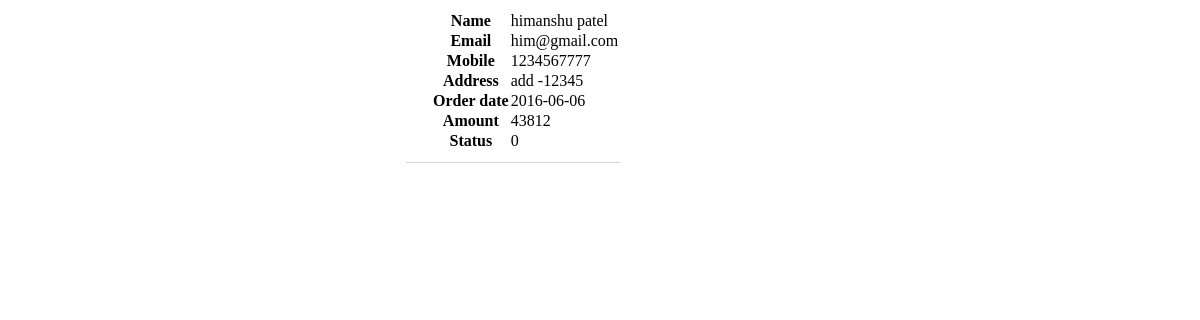
/cod_details.php?t=1, run on the app's committed database.
### tables this page shows
CREATE TABLE IF NOT EXISTS `user_regi` (
  `uid` int(11) NOT NULL AUTO_INCREMENT,
  `fname` varchar(80) NOT NULL,
  `lname` varchar(50) NOT NULL,
  `gender` varchar(1) NOT NULL,
  `dob` date NOT NULL,
  `uname` varchar(80) NOT NULL,
  `uemail` varchar(80) NOT NULL,
  `upass` varchar(20) NOT NULL,
  `address` text NOT NULL,
  `state` varchar(50) NOT NULL,
  `pincode` int(6) NOT NULL,
  `mob` int(10) NOT NULL,
  `uimg` varchar(100) NOT NULL,
  UNIQUE KEY `uid` (`uid`)
);

CREATE TABLE IF NOT EXISTS `cod` (
  `codid` int(11) NOT NULL AUTO_INCREMENT,
  `orderid` int(11) NOT NULL,
  `payid` int(11) NOT NULL,
  `amount` int(11) NOT NULL,
  `status` varchar(11) NOT NULL,
  `date_time` bigint(20) NOT NULL,
  `dil_date` bigint(20) DEFAULT NULL,
  PRIMARY KEY (`codid`)
);

CREATE TABLE IF NOT EXISTS `order` (
  `orderid` int(11) NOT NULL AUTO_INCREMENT,
  `userid` int(11) NOT NULL,
  `no_of_item` int(11) NOT NULL,
  `date_time` bigint(20) NOT NULL,
  `status` varchar(20) NOT NULL,
  `payid` int(11) NOT NULL,
  `returnrq` int(11) DEFAULT NULL,
  PRIMARY KEY (`orderid`)
);

### cod_details.php (the view, shortened to what this page needs)
<link rel="stylesheet" href="style.css" type="text/css" />
<?php
include("dbconnect.php");
$a=$_REQUEST['t'];
$oc1=mysqli_query($con,"select payment.paymode,payment.amount,`order`.date_time,`order`.`status`,`order`.userid from payment left join `order` on `order`.payid=payment.payid where `order`.orderid=$a");
$oc=mysqli_fetch_array($oc1);
if($oc[0]=="cod")
{
$o1=mysqli_query($con,"select `order`.date_time,`order`.userid,cod.amount,cod.`status` from `order` left join cod on `order`.orderid=cod.orderid where `order`.orderid=$a");
$o=mysqli_fetch_array($o1);
}
echo "<div class='uli'><ul><li>";
	echo"<table><tr>";
	$u1=mysqli_query($con,"select fname,lname,uemail,address,pincode,mob from user_regi where uid=$oc[4]");
	$u=mysqli_fetch_array($u1);
	echo "<th>Name</th><td>$u[0]&nbsp;$u[1]</td></tr>";
	echo "<tr><th>Email</th><td>$u[2]</td></tr>";
	echo "<tr><th>Mobile</th><td>$u[5]</td></tr>";
	echo "<tr><th>Address</th><td>$u[3]&nbsp;-$u[4]</td></tr>";
	if($oc[0]=="cod")
	{
	echo "<tr><th>Order date</th><td>".date("Y-m-d",$o[0])."</td></tr>";
	echo "<tr><th>Amount</th><td>$o[2]</td></tr>";
	if($o[3]=='pending')
	{
	echo "<tr><th>Status</th><td><select name='status' id='st'>";
	if($o[3]=='pending')
	{
    echo "<option value='pending' selected='selected'>pending</option>";
	}
	else
	{
		echo "<option value='pending'>pending</option>";
	}
	if($o[3]=='delivered')
	{
	echo "<option value='delivered' selected='selected'>delivered</option>";
	}
	else
	{
			echo "<option value='delivered'>delivered</option>";
	}
	if($o[3]=='rejected')
	{
	echo "<option value='rejected' selected='selected'>rejected</option>";
	}
	else
	{
		echo "<option value='rejected'>rejected</option>";
	}
	echo "</select><tr><td><input type='hidden' value='$a' name='a' id='h'><input type='button' onclick='s();' value='submit'></td></tr>";
	}
	else
	{
		echo "<tr><th>Status</th><td>$o[3]</td></tr>";
	}
	}
echo "</li></ul></div>";
?>

### style.css (style rules this page uses)
* { margin:auto; padding:0px; margin: 0px; }
.uli { float: left; align-content: center; align-self: center; margin-left: 33%; }
.uli ul { list-style: none; }
.uli ul li { margin: 10px; border-bottom:1px; border-bottom-color: lightgray; border-bottom-style:solid; padding-bottom: 10px; padding-left: 25px; }

### data on the page
user_regi: fname "himanshu", lname "patel", uemail "him@gmail.com", mob "1234567777", address "add", pincode "12345"
cod: orderid.date_time "2016-06-06", amount "43812", status "0"
